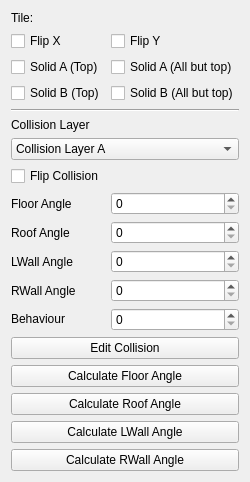
<?xml version="1.0" encoding="UTF-8"?>
<ui version="4.0">
 <class>SceneTilePropertiesv5</class>
 <widget class="QWidget" name="SceneTilePropertiesv5">
  <property name="geometry">
   <rect>
    <x>0</x>
    <y>0</y>
    <width>227</width>
    <height>473</height>
   </rect>
  </property>
  <property name="windowTitle">
   <string>Form</string>
  </property>
  <layout class="QGridLayout" name="gridLayout">
   <item row="2" column="0">
    <widget class="QCheckBox" name="solidTopA">
     <property name="text">
      <string>Solid A (Top)</string>
     </property>
    </widget>
   </item>
   <item row="10" column="1">
    <widget class="QSpinBox" name="roofAngle">
     <property name="maximum">
      <number>255</number>
     </property>
     <property name="displayIntegerBase">
      <number>16</number>
     </property>
    </widget>
   </item>
   <item row="13" column="0">
    <widget class="QLabel" name="label">
     <property name="sizePolicy">
      <sizepolicy hsizetype="Fixed" vsizetype="Fixed">
       <horstretch>0</horstretch>
       <verstretch>0</verstretch>
      </sizepolicy>
     </property>
     <property name="text">
      <string>Behaviour</string>
     </property>
    </widget>
   </item>
   <item row="11" column="1">
    <widget class="QSpinBox" name="lWallAngle">
     <property name="maximum">
      <number>255</number>
     </property>
     <property name="displayIntegerBase">
      <number>16</number>
     </property>
    </widget>
   </item>
   <item row="1" column="0">
    <widget class="QCheckBox" name="flipX">
     <property name="text">
      <string>Flip X</string>
     </property>
    </widget>
   </item>
   <item row="14" column="0" colspan="2">
    <widget class="QPushButton" name="editCollision">
     <property name="text">
      <string>Edit Collision</string>
     </property>
    </widget>
   </item>
   <item row="12" column="0">
    <widget class="QLabel" name="label_8">
     <property name="text">
      <string>RWall Angle</string>
     </property>
    </widget>
   </item>
   <item row="3" column="0">
    <widget class="QCheckBox" name="solidTopB">
     <property name="text">
      <string>Solid B (Top)</string>
     </property>
    </widget>
   </item>
   <item row="7" column="0" colspan="2">
    <widget class="QComboBox" name="cLayer">
     <item>
      <property name="text">
       <string>Collision Layer A</string>
      </property>
     </item>
     <item>
      <property name="text">
       <string>Collision Layer B</string>
      </property>
     </item>
    </widget>
   </item>
   <item row="11" column="0">
    <widget class="QLabel" name="label_6">
     <property name="text">
      <string>LWall Angle</string>
     </property>
    </widget>
   </item>
   <item row="10" column="0">
    <widget class="QLabel" name="label_5">
     <property name="text">
      <string>Roof Angle</string>
     </property>
    </widget>
   </item>
   <item row="5" column="0" colspan="2">
    <widget class="Line" name="line">
     <property name="orientation">
      <enum>Qt::Horizontal</enum>
     </property>
    </widget>
   </item>
   <item row="9" column="1">
    <widget class="QSpinBox" name="floorAngle">
     <property name="maximum">
      <number>255</number>
     </property>
     <property name="displayIntegerBase">
      <number>16</number>
     </property>
    </widget>
   </item>
   <item row="6" column="0">
    <widget class="QLabel" name="label_9">
     <property name="text">
      <string>Collision Layer</string>
     </property>
    </widget>
   </item>
   <item row="1" column="1">
    <widget class="QCheckBox" name="flipY">
     <property name="text">
      <string>Flip Y</string>
     </property>
    </widget>
   </item>
   <item row="0" column="0">
    <widget class="QLabel" name="tID">
     <property name="text">
      <string>Tile:</string>
     </property>
    </widget>
   </item>
   <item row="2" column="1">
    <widget class="QCheckBox" name="solidLRBA">
     <property name="text">
      <string>Solid A (All but top)</string>
     </property>
    </widget>
   </item>
   <item row="19" column="0">
    <spacer name="verticalSpacer">
     <property name="orientation">
      <enum>Qt::Vertical</enum>
     </property>
     <property name="sizeHint" stdset="0">
      <size>
       <width>20</width>
       <height>40</height>
      </size>
     </property>
    </spacer>
   </item>
   <item row="9" column="0">
    <widget class="QLabel" name="label_4">
     <property name="text">
      <string>Floor Angle</string>
     </property>
    </widget>
   </item>
   <item row="13" column="1">
    <widget class="QSpinBox" name="behaviour">
     <property name="toolTip">
      <string>Behaviour of the tile</string>
     </property>
     <property name="maximum">
      <number>255</number>
     </property>
    </widget>
   </item>
   <item row="3" column="1">
    <widget class="QCheckBox" name="solidLRBB">
     <property name="text">
      <string>Solid B (All but top)</string>
     </property>
    </widget>
   </item>
   <item row="8" column="0">
    <widget class="QCheckBox" name="colYFlip">
     <property name="text">
      <string>Flip Collision</string>
     </property>
    </widget>
   </item>
   <item row="12" column="1">
    <widget class="QSpinBox" name="rWallAngle">
     <property name="maximum">
      <number>255</number>
     </property>
     <property name="displayIntegerBase">
      <number>16</number>
     </property>
    </widget>
   </item>
   <item row="15" column="0" colspan="2">
    <widget class="QPushButton" name="calcAngleF">
     <property name="text">
      <string>Calculate Floor Angle</string>
     </property>
    </widget>
   </item>
   <item row="16" column="0" colspan="2">
    <widget class="QPushButton" name="calcAngleC">
     <property name="text">
      <string>Calculate Roof Angle</string>
     </property>
    </widget>
   </item>
   <item row="17" column="0" colspan="2">
    <widget class="QPushButton" name="calcAngleL">
     <property name="text">
      <string>Calculate LWall Angle</string>
     </property>
    </widget>
   </item>
   <item row="18" column="0" colspan="2">
    <widget class="QPushButton" name="calcAngleR">
     <property name="text">
      <string>Calculate RWall Angle</string>
     </property>
    </widget>
   </item>
  </layout>
 </widget>
 <resources/>
 <connections/>
</ui>
